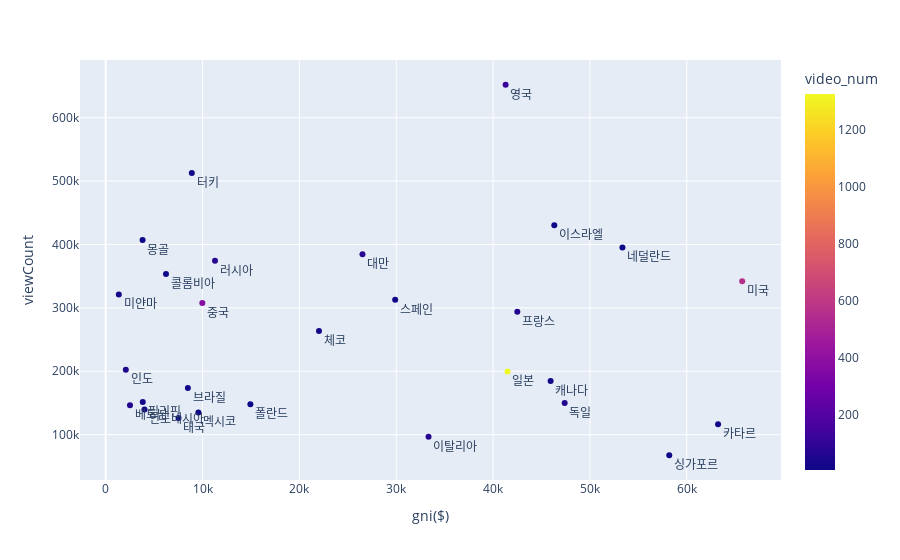

Notebook code for this chart:
### Code cell
countires_stat_re = countires_stat[countires_stat['video_num']>5].dropna()

fig = px.scatter(countires_stat_re, x="gni($)", y="viewCount",  color = "video_num", text="country")
fig.update_traces(textposition="bottom right")
fig.show()

### Figure 1 — Plotly figure (JSON) as saved in the notebook; plotly's stock layout.template omitted (floating-point values rounded to 4 significant figures)
{"data": [{"hovertemplate": "gni($)=%{x}<br>viewCount=%{y}<br>country=%{text}<br>video_num=%{marker.color}<extra></extra>", "legendgroup": "", "marker": {"color": [124, 14, 11, 6, 7, 76, 70, 7, 560, 25, 16, 374, 63, 27, 45, 1327, 16, 11, 23, 61, 7, 61, 21, 15, 18, 15, 65, 6], "coloraxis": "coloraxis", "symbol": "circle"}, "mode": "markers+text", "name": "", "orientation": "v", "showlegend": false, "text": ["영국", "터키", "이스라엘", "몽골", "네덜란드", "대만", "러시아", "콜롬비아", "미국", "미얀마", "스페인", "중국", "프랑스", "체코", "인도", "일본", "캐나다", "브라질", "필리핀", "독일", "폴란드", "베트남", "인도네시아", "멕시코", "태국", "카타르", "이탈리아", "싱가포르"], "textposition": "bottom right", "type": "scatter", "x": [41290.0, 8893.0, 46320.0, 3811.0, 53350.0, 26514, 11290.0, 6228.0, 65720.0, 1356.0, 29890.0, 9979.0, 42500.0, 22020.0, 2081.0, 41490.0, 45940.0, 8486.0, 3832.0, 47390.0, 14940.0, 2512.0, 4012.0, 9572.0, 7520.0, 63220.0, 33330.0, 58180.0], "xaxis": "x", "y": [652100.0, 512700.0, 430400.0, 407000.0, 395400.0, 384500.0, 374200.0, 353500.0, 341900.0, 321100.0, 312700.0, 307900.0, 293800.0, 263400.0, 202500.0, 199800.0, 184800.0, 173600.0, 151400.0, 150100.0, 147800.0, 146400.0, 139800.0, 135100.0, 126100.0, 116500.0, 96580.0, 67480.0], "yaxis": "y"}], "layout": {"coloraxis": {"colorbar": {"title": {"text": "video_num"}}, "colorscale": [[0, "#0d0887"], [0.1111, "#46039f"], [0.2222, "#7201a8"], [0.3333, "#9c179e"], [0.4444, "#bd3786"], [0.5556, "#d8576b"], [0.6667, "#ed7953"], [0.7778, "#fb9f3a"], [0.8889, "#fdca26"], [1, "#f0f921"]]}, "legend": {"tracegroupgap": 0}, "margin": {"t": 60}, "xaxis": {"anchor": "y", "domain": [0, 1], "title": {"text": "gni($)"}}, "yaxis": {"anchor": "x", "domain": [0, 1], "title": {"text": "viewCount"}}}}
